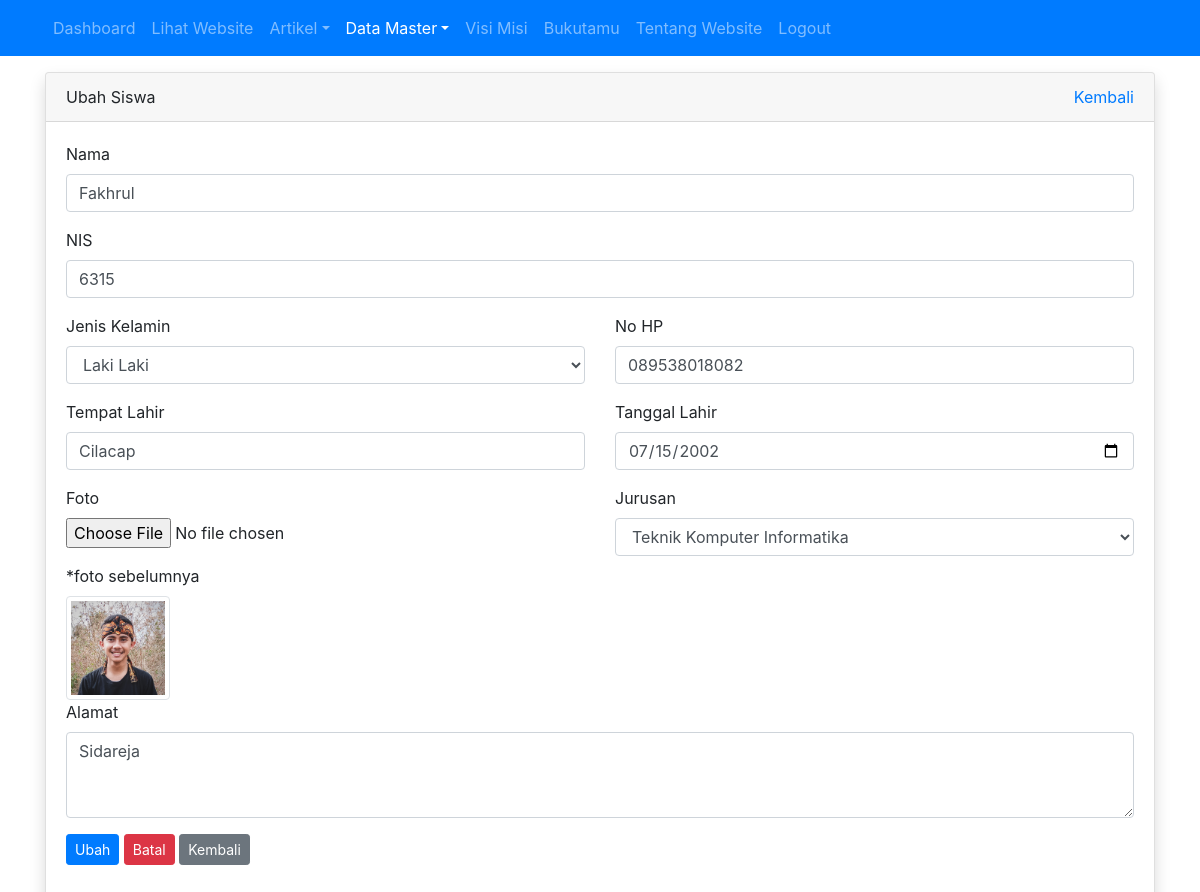
Screenshot of /admin/siswa/ubah.php?id=1 (signed in) with the database file from the repository.
### tables this page shows
CREATE TABLE `tbl_siswa` (
  `id` int(11) NOT NULL,
  `nama` varchar(100) DEFAULT NULL,
  `nis` int(4) DEFAULT NULL,
  `jenis_kelamin` enum('L','P') DEFAULT NULL,
  `tempat_lahir` varchar(80) DEFAULT NULL,
  `tanggal_lahir` date DEFAULT NULL,
  `alamat` varchar(100) DEFAULT NULL,
  `no_hp` varchar(12) DEFAULT NULL,
  `foto` varchar(120) DEFAULT NULL,
  `id_jurusan` int(11) DEFAULT NULL
);

### admin/siswa/ubah.php (the view, shortened to what this page needs)
<?php
require_once '../../koneksi.php';
$id = $_GET['id'];
$query = mysqli_query($koneksi, "SELECT * FROM tbl_siswa WHERE id = $id");
$query_jurusan = mysqli_query($koneksi, "SELECT * FROM tbl_jurusan");
$siswa = mysqli_fetch_assoc($query);
?>
<!DOCTYPE html>
<html>
<head>
	<link rel="stylesheet" href="../../resources/css/bootstrap.min.css">
</head>
<body>
	<?php require_once '../navbar.php'; ?>
	<div class="container mt-3">
		<div class="row">
			<div class="col">
				<div class="card shadow">
					<div class="card-header">
						<div class="clearfix">
							<div class="float-left">
								Ubah Siswa
							</div>
							<div class="float-right">
								<a href="index.php">Kembali</a>
							</div>
						</div>
					</div>
					<div class="card-body">
						<form method="POST" action="proses_ubah.php?id=<?= $siswa['id'] ?>" enctype="multipart/form-data">
							<div class="form-group">
								<label for="nama">Nama</label>
								<input type="text" value="<?= $siswa['nama'] ?>" class="form-control" id="nama" placeholder="nama" autocomplete="off" required="required" name="nama">
							</div>
							<div class="form-group">
								<label for="nis">NIS</label>
								<input type="number" value="<?= $siswa['nis'] ?>" class="form-control" id="nis" placeholder="nis" autocomplete="off" required="required" name="nis">
							</div>
							<div class="row">
								<div class="col">
									<div class="form-group">
										<label for="jenis_kelamin">Jenis Kelamin</label>
										<select name="jenis_kelamin" id="jenis_kelamin" class="form-control">
											<option value="L" <?= $siswa['jenis_kelamin'] == 'L' ? 'selected' : '' ?>>Laki Laki</option>
										</select>
									</div>
								</div>
								<div class="col">
									<div class="form-group">
										<label for="no_hp">No HP</label>
										<input type="text" value="<?= $siswa['no_hp'] ?>" class="form-control" id="no_hp" placeholder="no hp" autocomplete="off" required="required" name="no_hp">
									</div>
								</div>
							</div>
							<div class="row">
								<div class="col">
									<div class="form-group">
										<label for="tempat_lahir">Tempat Lahir</label>
										<input type="text" value="<?= $siswa['tempat_lahir'] ?>" class="form-control" id="tempat_lahir" placeholder="tempat lahir" autocomplete="off" required="required" name="tempat_lahir">
									</div>
								</div>
								<div class="col">
									<div class="form-group">
										<label for="tanggal_lahir">Tanggal Lahir</label>
										<input type="date" value="<?= $siswa['tanggal_lahir'] ?>" class="form-control" id="tanggal_lahir" placeholder="tanggal_lahir" autocomplete="off" required="required" name="tanggal_lahir">
									</div>
								</div>
							</div>
							<div class="row">
								<div class="col">
									<div class="form-group">
										<label for="foto">Foto</label>
										<input type="file" class="form-control-file mb-2" id="foto" autocomplete="off" name="foto">
									</div>
									*foto sebelumnya <br>
									<img src="../../images/siswa/<?= $siswa['foto'] ?>" alt="" width="20%" class="img-thumbnail mt-2">
								</div>
								<div class="col">
									<div class="form-group">
										<label for="Jurusan">Jurusan</label>
										<select name="id_jurusan" id="jurusan" class="form-control">
											<?php while($row = mysqli_fetch_assoc($query_jurusan)) : ?>
												<option value="<?= $row['id'] ?>"><?= $row['nama_jurusan'] ?></option>
											<?php endwhile; ?>
										</select>
									</div>
								</div>
							</div>
							<div class="form-group">
								<label for="alamat">Alamat</label>
								<textarea name="alamat" id="alamat" cols="30" rows="3" class="form-control"><?= $siswa['alamat'] ?></textarea>
							</div>
							<div class="form-group">
								<button type="submit" class="btn btn-sm btn-primary" name="ubah">Ubah</button>
								<button type="reset" class="btn btn-sm btn-danger" onclick="return confirm('apakah anda yakin?')">Batal</button>
								<a href="index.php" class="btn btn-sm btn-secondary">Kembali</a>
							</div>
						</form>
					</div>
				</div>
			</div>
		</div>
	</div>
</body>
</html>

### rows the page displays
tbl_siswa: nama "Fakhrul", nis "6315", jenis_kelamin "Laki Laki", no_hp "089538018082", tempat_lahir "Cilacap", tanggal_lahir "07/15/2002", foto (picture), alamat "Sidareja"

### other values shown
form field id_jurusan "Teknik Komputer Informatika"
